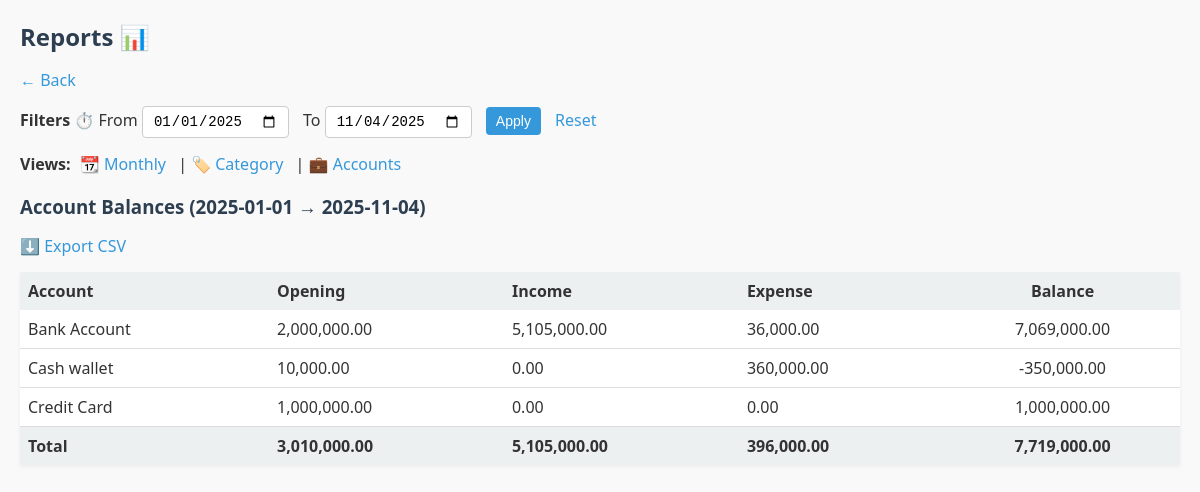
Before: /app/reports/index.php?view=accounts&from=2025-01-01&to=2025-11-04 (signed in) with the older database file.
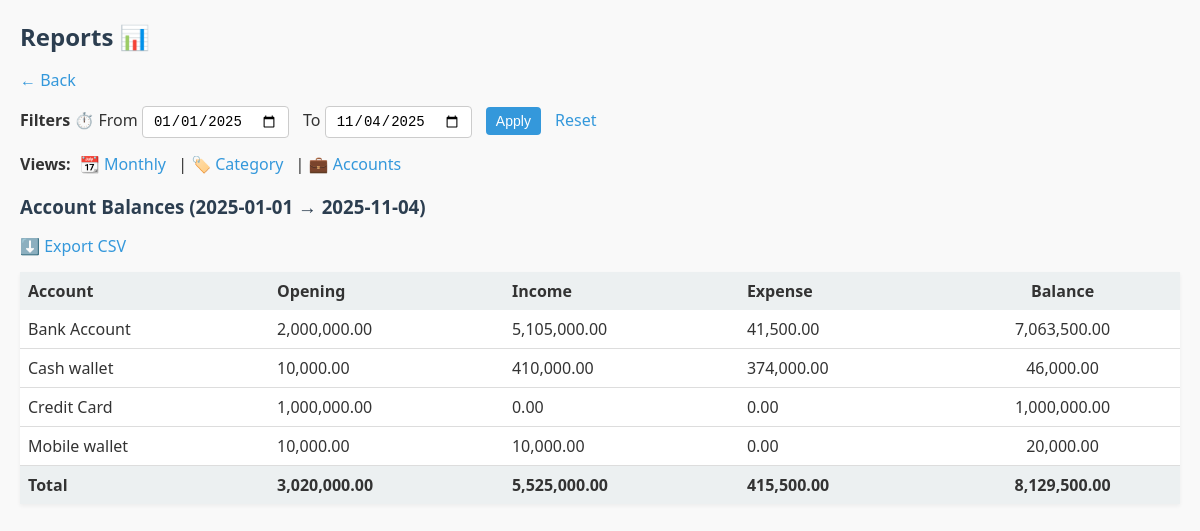
After: the same page with the newer database file.
### tables this page shows
CREATE TABLE ACCOUNTS_LOCAL (
  local_account_id  INTEGER PRIMARY KEY AUTOINCREMENT,
  user_local_id     INTEGER NOT NULL,
  server_account_id INTEGER,
  account_name      TEXT NOT NULL,
  account_type      TEXT NOT NULL CHECK(account_type IN ('CASH','BANK','CARD','MOBILE')),
  currency_code     TEXT NOT NULL DEFAULT 'LKR',
  opening_balance   REAL NOT NULL DEFAULT 0,
  is_active         INTEGER NOT NULL DEFAULT 1, -- 1/0
  created_at        TEXT NOT NULL,
  updated_at        TEXT NOT NULL,
  FOREIGN KEY(user_local_id) REFERENCES USERS_LOCAL(local_user_id)
);

### app/reports/index.php (the view, shortened to what this page needs)
<?php
$pdo = sqlite();
$uid = (int)$_SESSION['uid'];
function h($x){ return htmlspecialchars((string)$x, ENT_QUOTES, 'UTF-8'); }
$view   = $_GET['view'] ?? 'monthly';
$from   = $_GET['from'] ?? date('Y-01-01');
$to     = $_GET['to']   ?? date('Y-m-d');
$where = "t.user_local_id = ? AND date(t.txn_date) BETWEEN date(?) AND date(?)";
if ($view === 'accounts') {
    $accSql = "
        SELECT
            a.local_account_id,
            a.account_name,
            a.opening_balance,
            COALESCE(SUM(CASE WHEN t.txn_type='INCOME'  THEN t.amount END),0)  AS inc_amt,
            COALESCE(SUM(CASE WHEN t.txn_type='EXPENSE' THEN t.amount END),0)  AS exp_amt
        FROM ACCOUNTS_LOCAL a
        LEFT JOIN TRANSACTIONS_LOCAL t
            ON t.account_local_id = a.local_account_id
           AND $where
        WHERE a.user_local_id = ?
        GROUP BY a.local_account_id, a.account_name, a.opening_balance
        ORDER BY a.account_name
    ";
    $st = $pdo->prepare($accSql);
    $st->execute([$uid,$from,$to,$uid]);
    $rows = $st->fetchAll(PDO::FETCH_ASSOC);
}
?>
<!doctype html>
<html>
<head>
    <link rel="stylesheet" href="<?= APP_BASE ?>/app/reports/index.css">
</head>
<body>
<h2>Reports 📊</h2>
<p><a href="<?= APP_BASE ?>/public/dashboard.php">← Back</a></p>
<form method="get" class="filter-form">
    <b>Filters ⏱️</b>
    <label>From</label>
    <input type="date" name="from" value="<?= h($from) ?>">
    <label>To</label>
    <input type="date" name="to" value="<?= h($to) ?>">
    <button type="submit">Apply</button>
    <a href="<?= APP_BASE ?>/app/reports/index.php?view=<?= h($view) ?>">Reset</a>
</form>
<nav class="view-nav">
    <b>Views:</b>
    <a href="<?= APP_BASE ?>/app/reports/index.php?view=monthly&from=<?= h($from) ?>&to=<?= h($to) ?>">📆 Monthly</a> |
    <a href="<?= APP_BASE ?>/app/reports/index.php?view=category&from=<?= h($from) ?>&to=<?= h($to) ?>">🏷️ Category</a> |
    <a href="<?= APP_BASE ?>/app/reports/index.php?view=accounts&from=<?= h($from) ?>&to=<?= h($to) ?>">💼 Accounts</a>
</nav>
<?php if ($view === 'accounts'): ?>
    <h3>Account Balances (<?= h($from) ?> → <?= h($to) ?>)</h3>
    <p><a href="<?= APP_BASE ?>/app/reports/index.php?view=accounts&from=<?= h($from) ?>&to=<?= h($to) ?>&export=1">⬇️ Export CSV</a></p>
    <table class="report-table">
        <tr><th>Account</th><th>Opening</th><th>Income</th><th>Expense</th><th>Balance</th></tr>
        <?php $totOpen=0;$totInc=0;$totExp=0;$totBal=0; foreach($rows as $r):
            $bal = (float)$r['opening_balance'] + (float)$r['inc_amt'] - (float)$r['exp_amt'];
            $totOpen+=(float)$r['opening_balance']; $totInc+=(float)$r['inc_amt']; $totExp+=(float)$r['exp_amt']; $totBal+=$bal; ?>
            <tr>
                <td><?= h($r['account_name']) ?></td>
                <td><?= number_format((float)$r['opening_balance'],2) ?></td>
                <td><?= number_format((float)$r['inc_amt'],2) ?></td>
                <td><?= number_format((float)$r['exp_amt'],2) ?></td>
                <td><?= number_format($bal,2) ?></td>
            </tr>
        <?php endforeach; ?>
        <tr><th>Total</th><th><?= number_format($totOpen,2) ?></th><th><?= number_format($totInc,2) ?></th><th><?= number_format($totExp,2) ?></th><th><?= number_format($totBal,2) ?></th></tr>
    </table>
<?php endif; ?>
</body>
</html>

### app/reports/index.css (style rules this page uses)
body { font-family: "Segoe UI", Tahoma, Geneva, Verdana, sans-serif; background-color: #f9f9f9; color: #333; margin: 20px; }
h2, h3 { color: #2c3e50; margin-bottom: 10px; }
p, form, nav { margin-bottom: 15px; }
a { color: #3498db; text-decoration: none; margin-right: 8px; }
form input, form select, form button { padding: 6px 10px; margin-right: 10px; border-radius: 4px; border: 1px solid #ccc; font-size: 14px; }
form button { background-color: #3498db; color: #fff; border: none; cursor: pointer; transition: 0.2s; }
table { width: 100%; border-collapse: collapse; margin-bottom: 20px; background-color: #fff; box-shadow: 0 2px 4px rgba(0,0,0,0.05); }
table th { background-color: #ecf0f1; text-align: left; padding: 8px; font-weight: 600; }
table td { padding: 8px; border-bottom: 1px solid #ddd; }
th, td { text-align: left; }
th:last-child, td:last-child { text-align: center; }
nav b { margin-right: 5px; }

Changed rows visible on the page:
changed accounts_local "Bank Account": exp_amt "36,000.00" → "41,500.00"; bal "7,069,000.00" → "7,063,500.00"
changed accounts_local "Cash wallet": inc_amt "0.00" → "410,000.00"; exp_amt "360,000.00" → "374,000.00"; bal "-350,000.00" → "46,000.00"
added accounts_local: account_name "Mobile wallet", opening_balance "10,000.00", inc_amt "10,000.00", exp_amt "0.00", bal "20,000.00"
Other visible differences:
$totOpen: "3,010,000.00" → "3,020,000.00"
$totInc: "5,105,000.00" → "5,525,000.00"
$totExp: "396,000.00" → "415,500.00"
$totBal: "7,719,000.00" → "8,129,500.00"
